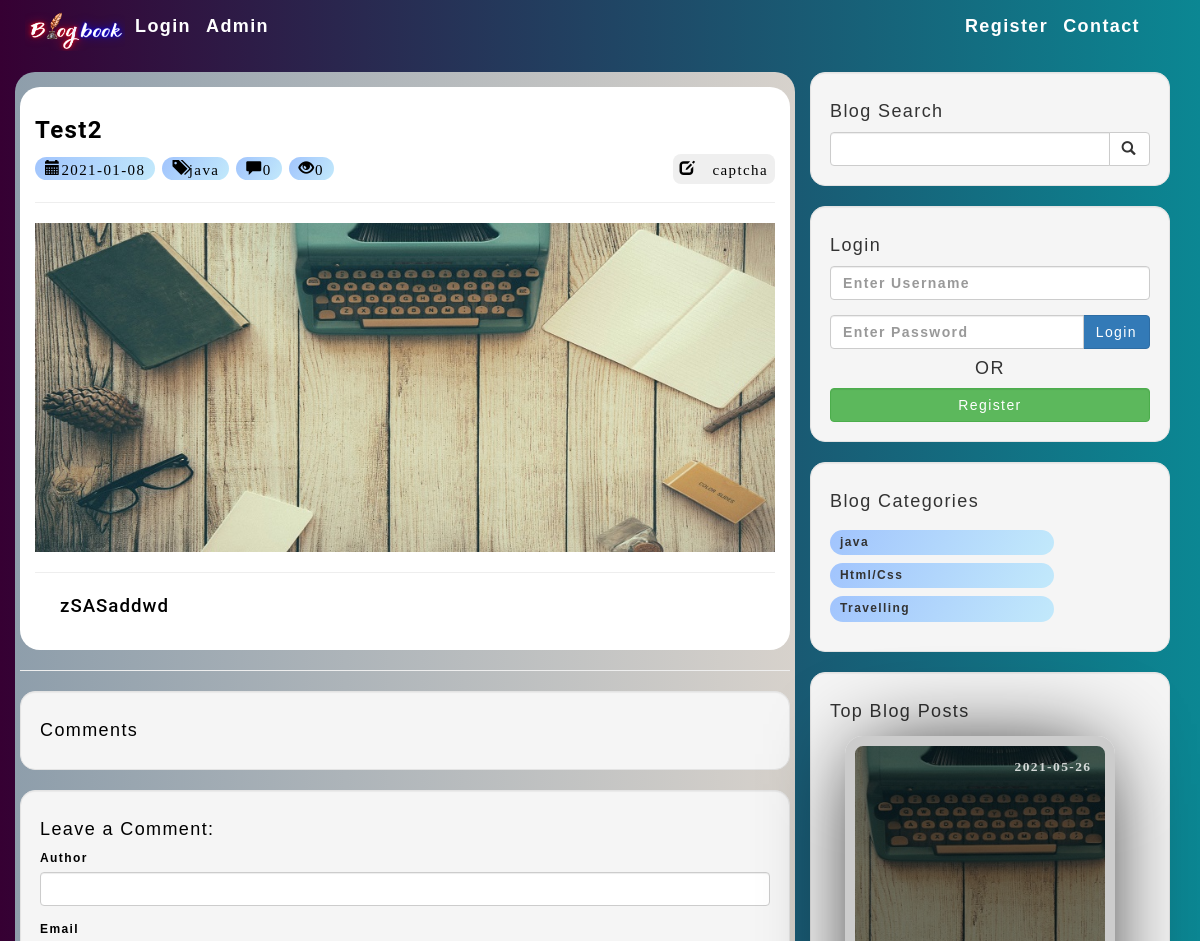
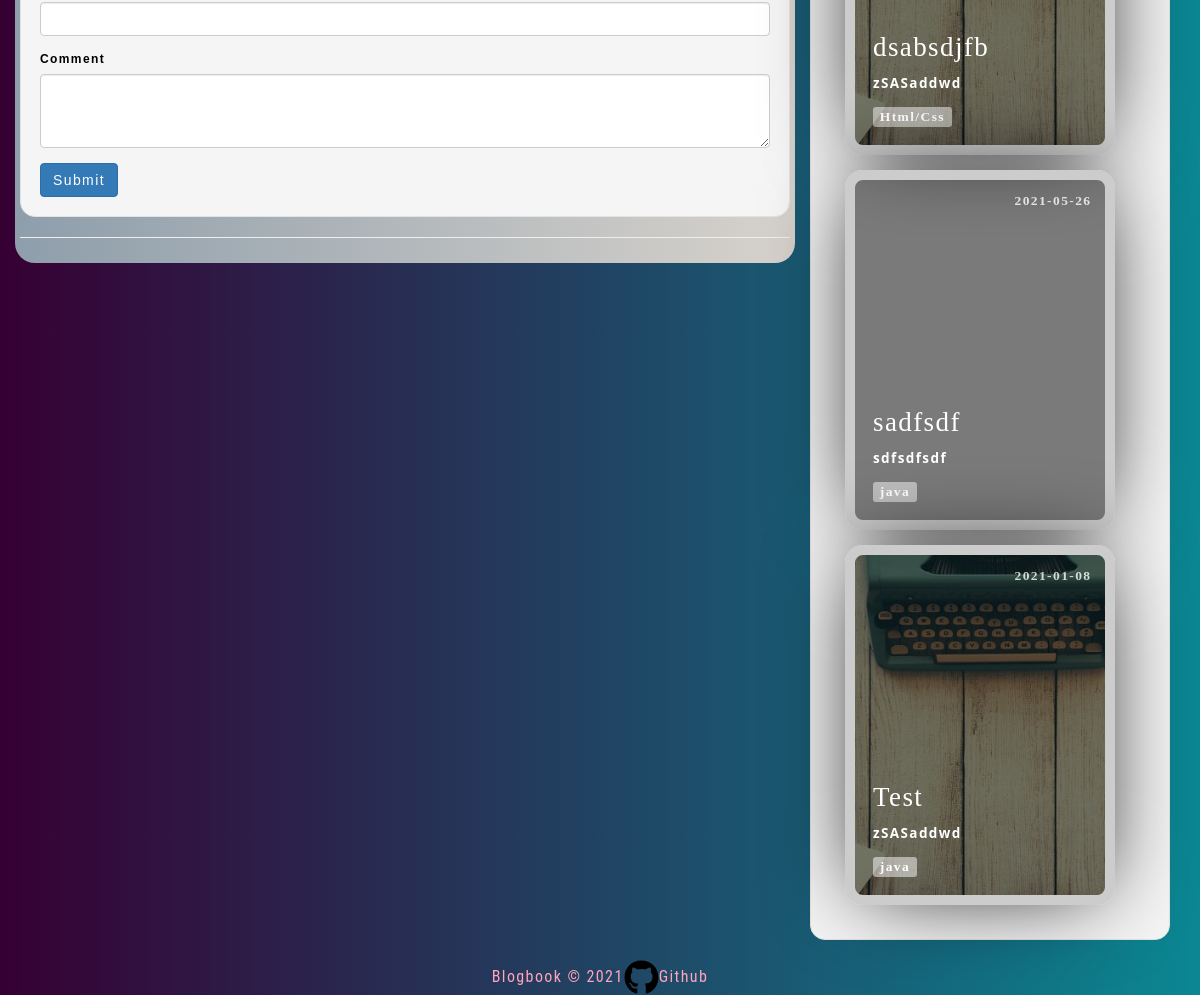
The page /post.php?p_id=31 on the database as committed earlier (2 pictures, top to bottom).
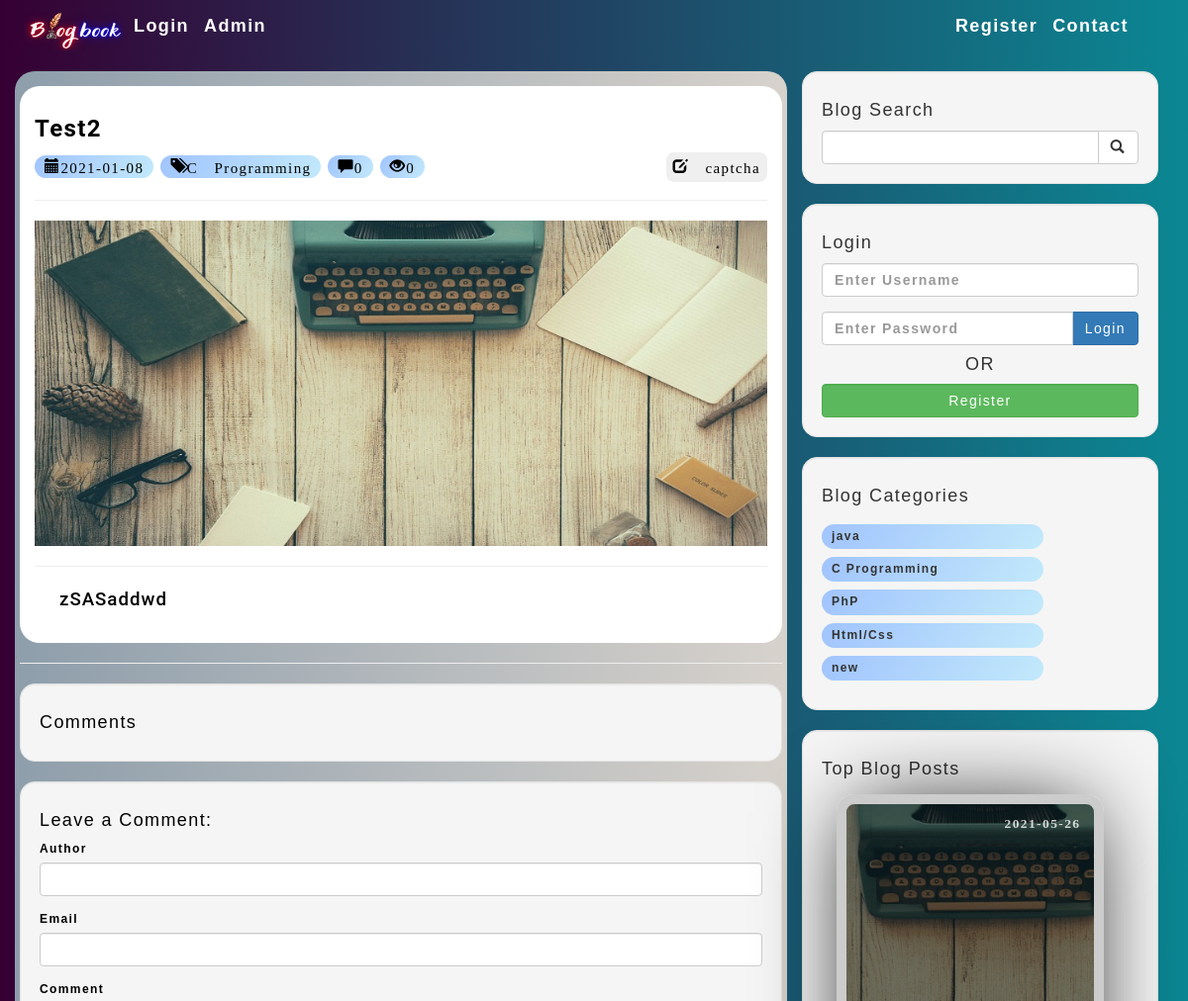
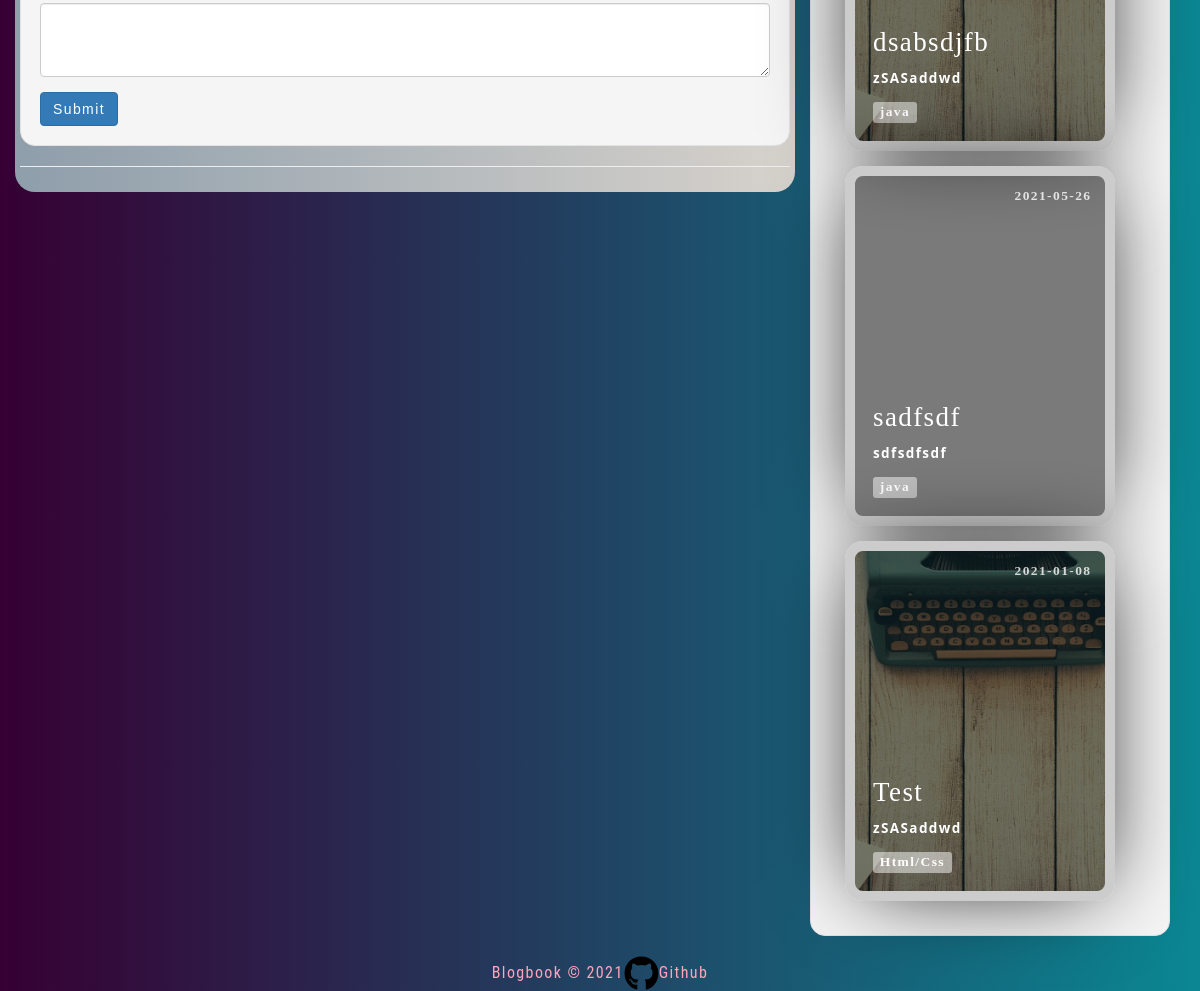
The same page on the database as committed later (2 pictures, top to bottom).
### tables this page shows
CREATE TABLE `posts` (
  `post_id` int(3) NOT NULL,
  `post_category_id` int(3) NOT NULL,
  `post_title` varchar(255) NOT NULL,
  `post_author` varchar(255) NOT NULL,
  `author_id` int(255) NOT NULL,
  `post_date` date NOT NULL,
  `post_image` text NOT NULL,
  `post_content` mediumtext NOT NULL,
  `post_tags` varchar(255) NOT NULL,
  `post_comment_count` int(255) NOT NULL,
  `post_status` varchar(255) NOT NULL DEFAULT 'draft',
  `post_views_count` int(255) NOT NULL
);

CREATE TABLE `categories` (
  `cat_id` int(3) NOT NULL,
  `cat_title` varchar(255) NOT NULL
);

### post.php (the view, shortened to what the changed rows need)
<?php include "includes/db.php"; ?>
<?php include "includes/header.php"; ?>
<body>
    <link href="css/styles.css" rel="stylesheet">
    <div class="container">
        <div class="row ">
            <div class="col-md-8 wt1">
                <?php
                if (isset($_GET['p_id'])) {
                    $link_post_id = $_GET['p_id'];
                    $query = "SELECT * FROM posts WHERE post_id=$link_post_id";
                    $select_all_posts_query = mysqli_query($connection, $query);
                    while ($row = mysqli_fetch_assoc($select_all_posts_query)) {
                        $post_title = $row['post_title'];
                        $post_author = $row['post_author'];
                        $post_author_id = $row['author_id'];
                        $post_date = $row['post_date'];
                        $post_image = $row['post_image'];
                        $post_content = $row['post_content'];
                        $post_category_id = $row['post_category_id'];
                        $post_comment = $row['post_comment_count'];
                        $post_views_count = $row['post_views_count'];
                        $query = "SELECT * FROM categories WHERE cat_id={$post_category_id}";
                        $select_categories_id = mysqli_query($connection, $query);
                        $cat = mysqli_fetch_assoc($select_categories_id);
                        $post_category = $cat['cat_title'];
                ?>
                        <div class="blog_post" style="font-size: 20px;">
                            <h4 class="title" style=" font-size: x-large; font-weight: 600; font-stretch: extra-expanded; overflow-wrap:break-word;"><?php echo $post_title; ?> </h4>
                            <div style="text-align:right;
                                        float:right;">
                               <button type="button" class="btn btn-sml btn-dark"> <a href="user.php?u_id=<?php echo $post_author_id ?>"><i class="		glyphicon glyphicon-edit"> <?php echo $post_author; ?></i></a></button>
                            </div>
                            <i class="glyphicon glyphicon-calendar " style=" background: linear-gradient(120deg, #a1c4fd 0%, #c2e9fb 100%);
  padding: 0.4rem 1rem;
  border-radius: 3rem;
  font-size:15px;
  width:fit-content;
  text-align:left;"><?php echo $post_date; ?></i>
  <i class="glyphicon glyphicon-tags " style=" background: linear-gradient(120deg, #a1c4fd 0%, #c2e9fb 100%);
  padding: 0.4rem 1rem;
  border-radius: 3rem;
  font-size:15px;
  width:fit-content;
  text-align:left;"><?php echo $post_category; ?></i>
  <i class="glyphicon glyphicon-comment " style=" background: linear-gradient(120deg, #a1c4fd 0%, #c2e9fb 100%);
  padding: 0.4rem 1rem;
  border-radius: 3rem;
  font-size:15px;
  width:fit-content;
  text-align:left;"><?php echo $post_comment; ?></i>
                            <i class="glyphicon glyphicon-eye-open" style=" background: linear-gradient(120deg, #a1c4fd 0%, #c2e9fb 100%);
  padding: 0.4rem 1rem;
  border-radius: 3rem;
  font-size:15px;
  width:fit-content;
  text-align:left;"><?php echo $post_views_count; ?></i>
                            <hr>
                            <img class="img-responsive" src="images/<?php echo $post_image; ?>" alt="">
                            <hr>
                            <div class="content"><?php echo $post_content; ?></div>
                        </div>
                        <hr>
                        <div class="well">
                            <h4>Comments</h4>
                        </div>
                <?php }
                } else {
                    header("Location:index.php");
                }
                ?>
                <div class="well">
                    <h4>Leave a Comment:</h4>
                    <form action="" method="post" role="form">
                    </form>
                </div>
                <hr>
            </div>
            <?php include "includes/sidebar.php";  ?>
        </div>
        <?php
        include "includes/footer.php";
        ?>

### includes/sidebar.php (shortened to what the changed rows need)
<div class="col-md-4">
    <?php
    $query = "SELECT DISTINCT categories.cat_id, categories.cat_title
    FROM categories
    INNER JOIN posts ON categories.cat_id=posts.post_category_id";
    $select_categories_sidebar = mysqli_query($connection, $query);
    ?>
    <div class="well " id="categories">
        <div class="row">
            <div class="col-lg-12">
                <ul class="list-unstyled">
                    <?php
                    while ($row = mysqli_fetch_assoc($select_categories_sidebar)) {
                        $cat_title = $row['cat_title'];
                        $cat_id = $row['cat_id'];
                        echo "<li   class='list-items'
                        data-aos='fade-left'
                        data-aos-delay='100'><a href='category.php?category=$cat_id'>{$cat_title}</a></li>";
                    }
                    ?>
                </ul>
            </div>
        </div>
    </div>
    <?php include "widget.php" ?>
</div>

### includes/widget.php (shortened to what the changed rows need)
<div class="well">
    <?php
    $query = "SELECT * FROM posts WHERE post_status='published'   ORDER BY post_views_count DESC LIMIT 3 ";
    $select_all_posts_query = mysqli_query($connection, $query);
    while ($row = mysqli_fetch_assoc($select_all_posts_query)) {
        $post_title = $row['post_title'];
        $post_id = $row['post_id'];
        $post_date = $row['post_date'];
        $post_image = $row['post_image'];
        $post_content = strip_tags(substr($row['post_content'], 0, 100));
        $post_status = $row['post_status'];
        $post_category_id = $row['post_category_id'];
        $query = "SELECT * FROM categories WHERE cat_id={$post_category_id}";
        $select_categories_id = mysqli_query($connection, $query);
        $cat = mysqli_fetch_assoc($select_categories_id);
        $post_category = $cat['cat_title'];
        if ($post_status == 'published') {
    ?>
            <div class="card-grid-space">
                <a class="card" href="../post.php?p_id=<?php echo $post_id; ?>" style="--bg-img: url('../images/<?php echo $post_image; ?>');margin:1.5rem;text-decoration:none;">
                    <div>
                        <h1><?php echo $post_title; ?></h1>
                        <p><?php echo $post_content; ?></p>
                        <div class="date"><?php echo $post_date; ?></div>
                        <div class="tags">
                            <div class="tag"><?php echo $post_category; ?></div>
                        </div>
                    </div>
                </a>
            </div>
    <?php  }
    } ?>

Rows that differ between the two databases and show on the page:
no longer on this page (row unchanged): categories: cat_title "Travelling"
changed posts "Test2": categories.cat_title "java" → "C Programming"
now on this page (row unchanged): categories: cat_title "C Programming"
now on this page (row unchanged): categories: cat_title "PhP"
now on this page (row unchanged): categories: cat_title "new"
changed posts "dsabsdjfb": categories.cat_title "Html/Css" → "java"
changed posts "Test": categories.cat_title "java" → "Html/Css"
